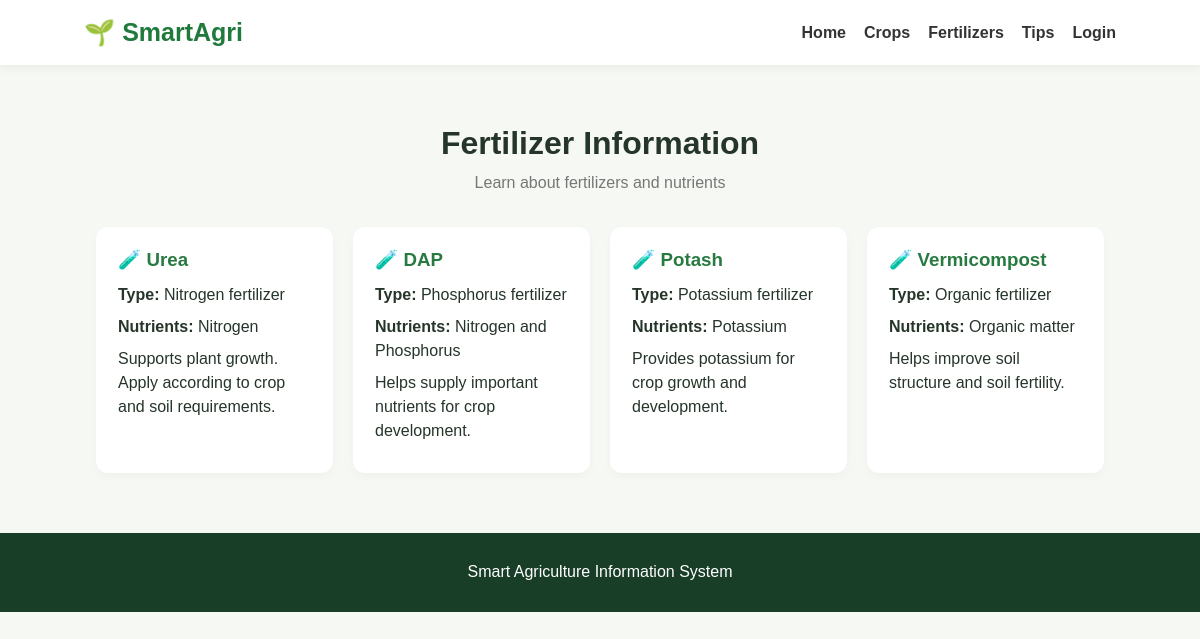
The app's page /fertilizers.php with its own data.
### tables this page shows
CREATE TABLE fertilizers (
    id INT AUTO_INCREMENT PRIMARY KEY,
    name VARCHAR(100),
    type VARCHAR(100),
    nutrients VARCHAR(200),
    description TEXT
);

### fertilizers.php (the view, shortened to what this page needs)
<?php
$conn = new mysqli("localhost", "root", "", "agriculture_db");
$result = $conn->query("SELECT * FROM fertilizers");
?>
<!DOCTYPE html>
<html>
<head>
    <link rel="stylesheet" href="style.css">
</head>
<body>
<header>
    <div class="logo">🌱 SmartAgri</div>
    <nav>
        <a href="index.php">Home</a>
        <a href="crops.php">Crops</a>
        <a href="fertilizers.php">Fertilizers</a>
        <a href="tips.php">Tips</a>
        <a href="login.php">Login</a>
    </nav>
</header>
<section class="section">
    <h2>Fertilizer Information</h2>
    <p class="subtitle">Learn about fertilizers and nutrients</p>
    <div class="info-grid">
        <?php while($item = $result->fetch_assoc()) { ?>
        <div class="info-card">
            <h3>🧪 <?php echo htmlspecialchars($item['name']); ?></h3>
            <p><b>Type:</b> <?php echo htmlspecialchars($item['type']); ?></p>
            <p><b>Nutrients:</b> <?php echo htmlspecialchars($item['nutrients']); ?></p>
            <p><?php echo htmlspecialchars($item['description']); ?></p>
        </div>
        <?php } ?>
    </div>
</section>
<footer>
    <p>Smart Agriculture Information System</p>
</footer>
</body>
</html>

### style.css (style rules this page uses)
* { margin: 0; padding: 0; box-sizing: border-box; }
body { font-family: Arial, sans-serif; background: #f5f8f3; color: #26352a; }
header { background: #ffffff; padding: 18px 7%; display: flex; justify-content: space-between; align-items: center; flex-wrap: wrap; gap: 15px; box-shadow: 0 2px 10px #00000010; }
.logo { font-size: 25px; font-weight: bold; color: #207a3c; }
nav { display: flex; gap: 18px; flex-wrap: wrap; align-items: center; }
nav a { text-decoration: none; color: #333; font-weight: bold; }
.section { padding: 60px 8%; text-align: center; }
.section h2, .about h2 { font-size: 32px; margin-bottom: 12px; }
.subtitle { color: #777; margin-bottom: 35px; }
footer { background: #183e27; color: white; text-align: center; padding: 25px; line-height: 1.8; }
.info-grid { display: grid; grid-template-columns: repeat(auto-fit, minmax(220px, 1fr)); gap: 20px; }
.info-card { background: white; padding: 22px; border-radius: 12px; text-align: left; box-shadow: 0 4px 10px #00000008; }
.info-card h3 { color: #287a40; margin-bottom: 12px; }
.info-card p { margin: 8px 0; line-height: 1.5; }

### records on screen
fertilizers: name "Urea", type "Nitrogen fertilizer", nutrients "Nitrogen", description "Supports plant growth. Apply according to crop and soil requirements."
fertilizers: name "DAP", type "Phosphorus fertilizer", nutrients "Nitrogen and Phosphorus", description "Helps supply important nutrients for crop development."
fertilizers: name "Potash", type "Potassium fertilizer", nutrients "Potassium", description "Provides potassium for crop growth and development."
fertilizers: name "Vermicompost", type "Organic fertilizer", nutrients "Organic matter", description "Helps improve soil structure and soil fertility."
